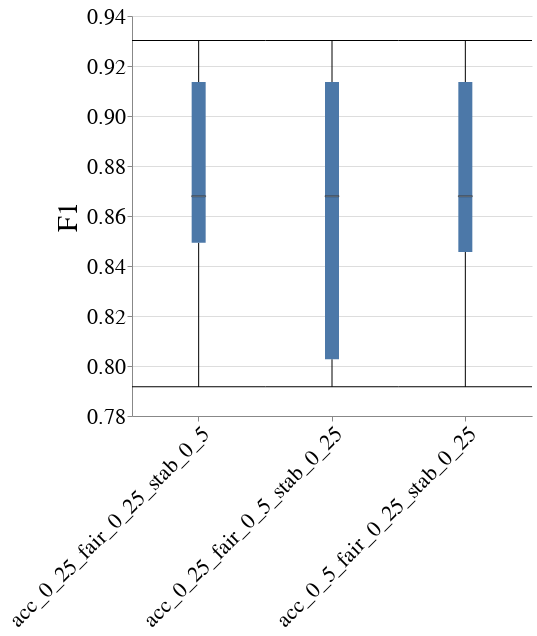

The code cell stored with this chart in its notebook:
### Code cell
create_box_plot_per_dataset_and_case_study(to_plot=best_lp_metrics_per_exp_config_df,
                                           exp_name=EXP_NAME,
                                           dataset_name=DATASET_NAME,
                                           case_study_name=CASE_STUDY_NAME,
                                           metric_name="F1")

### Figure 1 — Vega-Lite specification as saved in the notebook (floating-point values rounded to 4 significant figures)
{"config": {"view": {"continuousWidth": 400, "continuousHeight": 300, "stroke": null}, "axis": {"labelFontSize": 22, "labelFontWeight": "normal", "titleFontSize": 28, "titleFontWeight": "normal"}, "title": {"fontSize": 28}}, "data": {"name": "data-65ed2debe676cf6a13aef98f02efeadf"}, "mark": {"type": "boxplot", "median": {"stroke": "black", "strokeWidth": 0.7}, "ticks": true}, "encoding": {"x": {"axis": {"labelAngle": -45, "labelLimit": 500}, "field": "exp_config_name", "title": null, "type": "nominal"}, "y": {"field": "overall", "scale": {"zero": false}, "title": "F1", "type": "quantitative"}}, "height": 400, "width": 400, "$schema": "https://vega.github.io/schema/vega-lite/v4.17.0.json", "datasets": {"data-65ed2debe676cf6a13aef98f02efeadf": [{"exp_config_name": "acc_0_25_fair_0_25_stab_0_5", "logical_pipeline_uuid": "Tm9uZSZOT19GQUlSTkVTU19JTlRFUlZFTlRJT04mcmZfY2xm", "physical_pipeline_uuid": "0af052be-e301-4cb4-ac9b-337de0d1b9d3", "run_num": 2, "compound_pp_quality": 0.887, "metric": "F1", "model_name": "rf_clf", "runtime_in_mins": 0.1258, "dataset_name": "diabetes", "logical_pipeline_name": "None&NO_FAIRNESS_INTERVENTION&rf_clf", "null_imputer_name": "None", "fairness_intervention_name": "NO_FAIRNESS_INTERVENTION", "Gender_dis": 0.8986, "Gender_priv": 0.8444, "overall": 0.8679}, {"exp_config_name": "acc_0_25_fair_0_25_stab_0_5", "logical_pipeline_uuid": "Tm9uZSZOT19GQUlSTkVTU19JTlRFUlZFTlRJT04mcmZfY2xm", "physical_pipeline_uuid": "293dd32b-86a1-4236-9557-af6b45f8c0e2", "run_num": 3, "compound_pp_quality": 0.8664, "metric": "F1", "model_name": "rf_clf", "runtime_in_mins": 0.3165, "dataset_name": "diabetes", "logical_pipeline_name": "None&NO_FAIRNESS_INTERVENTION&rf_clf", "null_imputer_name": "None", "fairness_intervention_name": "NO_FAIRNESS_INTERVENTION", "Gender_dis": 0.9655, "Gender_priv": 0.7727, "overall": 0.8493}, {"exp_config_name": "acc_0_25_fair_0_25_stab_0_5", "logical_pipeline_uuid": "Tm9uZSZOT19GQUlSTkVTU19JTlRFUlZFTlRJT04mcmZfY2xm", "physical_pipeline_uuid": "973deaab-aa47-4998-b7b8-5ea0e4315e41", "run_num": 4, "compound_pp_quality": 0.819, "metric": "F1", "model_name": "rf_clf", "runtime_in_mins": 0.1374, "dataset_name": "diabetes", "logical_pipeline_name": "None&NO_FAIRNESS_INTERVENTION&rf_clf", "null_imputer_name": "None", "fairness_intervention_name": "NO_FAIRNESS_INTERVENTION", "Gender_dis": 0.9394, "Gender_priv": 0.6667, "overall": 0.7917}, {"exp_config_name": "acc_0_25_fair_0_25_stab_0_5", "logical_pipeline_uuid": "Tm9uZSZOT19GQUlSTkVTU19JTlRFUlZFTlRJT04mcmZfY2xm", "physical_pipeline_uuid": "b05dbc5d-e0df-4b4f-b561-898ff2b2446e", "run_num": 1, "compound_pp_quality": 0.9344, "metric": "F1", "model_name": "rf_clf", "runtime_in_mins": 0.1918, "dataset_name": "diabetes", "logical_pipeline_name": "None&NO_FAIRNESS_INTERVENTION&rf_clf", "null_imputer_name": "None", "fairness_intervention_name": "NO_FAIRNESS_INTERVENTION", "Gender_dis": 0.9577, "Gender_priv": 0.9109, "overall": 0.9302}, {"exp_config_name": "acc_0_25_fair_0_25_stab_0_5", "logical_pipeline_uuid": "Tm9uZSZOT19GQUlSTkVTU19JTlRFUlZFTlRJT04mcmZfY2xm", "physical_pipeline_uuid": "d44b9459-51ee-4697-9434-67a3bd2c8ab1", "run_num": 5, "compound_pp_quality": 0.9184, "metric": "F1", "model_name": "rf_clf", "runtime_in_mins": 0.3326, "dataset_name": "diabetes", "logical_pipeline_name": "None&NO_FAIRNESS_INTERVENTION&rf_clf", "null_imputer_name": "None", "fairness_intervention_name": "NO_FAIRNESS_INTERVENTION", "Gender_dis": 0.9067, "Gender_priv": 0.9195, "overall": 0.9136}, {"exp_config_name": "acc_0_25_fair_0_5_stab_0_25", "logical_pipeline_uuid": "Tm9uZSZOT19GQUlSTkVTU19JTlRFUlZFTlRJT04mcmZfY2xm", "physical_pipeline_uuid": "b764b006-42ca-4e75-afa8-38af639ce36b", "run_num": 3, "compound_pp_quality": 0.7897, "metric": "F1", "model_name": "rf_clf", "runtime_in_mins": 0.1479, "dataset_name": "diabetes", "logical_pipeline_name": "None&NO_FAIRNESS_INTERVENTION&rf_clf", "null_imputer_name": "None", "fairness_intervention_name": "NO_FAIRNESS_INTERVENTION", "Gender_dis": 0.918, "Gender_priv": 0.7209, "overall": 0.8027}, {"exp_config_name": "acc_0_25_fair_0_5_stab_0_25", "logical_pipeline_uuid": "Tm9uZSZOT19GQUlSTkVTU19JTlRFUlZFTlRJT04mcmZfY2xm", "physical_pipeline_uuid": "c38018a2-ec19-4f5e-8e3f-d85916077810", "run_num": 5, "compound_pp_quality": 0.9484, "metric": "F1", "model_name": "rf_clf", "runtime_in_mins": 0.3668, "dataset_name": "diabetes", "logical_pipeline_name": "None&NO_FAIRNESS_INTERVENTION&rf_clf", "null_imputer_name": "None", "fairness_intervention_name": "NO_FAIRNESS_INTERVENTION", "Gender_dis": 0.9067, "Gender_priv": 0.9195, "overall": 0.9136}, {"exp_config_name": "acc_0_25_fair_0_5_stab_0_25", "logical_pipeline_uuid": "Tm9uZSZOT19GQUlSTkVTU19JTlRFUlZFTlRJT04mcmZfY2xm", "physical_pipeline_uuid": "c9bc2d36-92ee-4154-b828-d419168b3c0f", "run_num": 1, "compound_pp_quality": 0.936, "metric": "F1", "model_name": "rf_clf", "runtime_in_mins": 0.1853, "dataset_name": "diabetes", "logical_pipeline_name": "None&NO_FAIRNESS_INTERVENTION&rf_clf", "null_imputer_name": "None", "fairness_intervention_name": "NO_FAIRNESS_INTERVENTION", "Gender_dis": 0.9577, "Gender_priv": 0.9109, "overall": 0.9302}, {"exp_config_name": "acc_0_25_fair_0_5_stab_0_25", "logical_pipeline_uuid": "Tm9uZSZOT19GQUlSTkVTU19JTlRFUlZFTlRJT04mcmZfY2xm", "physical_pipeline_uuid": "e9f0c700-aa21-4bc1-afcf-94121287788c", "run_num": 2, "compound_pp_quality": 0.8779, "metric": "F1", "model_name": "rf_clf", "runtime_in_mins": 0.1357, "dataset_name": "diabetes", "logical_pipeline_name": "None&NO_FAIRNESS_INTERVENTION&rf_clf", "null_imputer_name": "None", "fairness_intervention_name": "NO_FAIRNESS_INTERVENTION", "Gender_dis": 0.8986, "Gender_priv": 0.8444, "overall": 0.8679}, {"exp_config_name": "acc_0_25_fair_0_5_stab_0_25", "logical_pipeline_uuid": "Tm9uZSZOT19GQUlSTkVTU19JTlRFUlZFTlRJT04mcmZfY2xm", "physical_pipeline_uuid": "f5acff80-6156-432f-abef-f2cd7e78f467", "run_num": 4, "compound_pp_quality": 0.7588, "metric": "F1", "model_name": "rf_clf", "runtime_in_mins": 0.1406, "dataset_name": "diabetes", "logical_pipeline_name": "None&NO_FAIRNESS_INTERVENTION&rf_clf", "null_imputer_name": "None", "fairness_intervention_name": "NO_FAIRNESS_INTERVENTION", "Gender_dis": 0.9394, "Gender_priv": 0.6667, "overall": 0.7917}, {"exp_config_name": "acc_0_5_fair_0_25_stab_0_25", "logical_pipeline_uuid": "Tm9uZSZOT19GQUlSTkVTU19JTlRFUlZFTlRJT04mcmZfY2xm", "physical_pipeline_uuid": "44c8dbb4-2f98-497d-af97-1af370628571", "run_num": 1, "compound_pp_quality": 0.9335, "metric": "F1", "model_name": "rf_clf", "runtime_in_mins": 0.2291, "dataset_name": "diabetes", "logical_pipeline_name": "None&NO_FAIRNESS_INTERVENTION&rf_clf", "null_imputer_name": "None", "fairness_intervention_name": "NO_FAIRNESS_INTERVENTION", "Gender_dis": 0.9577, "Gender_priv": 0.9109, "overall": 0.9302}, {"exp_config_name": "acc_0_5_fair_0_25_stab_0_25", "logical_pipeline_uuid": "Tm9uZSZOT19GQUlSTkVTU19JTlRFUlZFTlRJT04mcmZfY2xm", "physical_pipeline_uuid": "5f8f4abb-a214-412a-a984-76965622d50c", "run_num": 3, "compound_pp_quality": 0.8378, "metric": "F1", "model_name": "rf_clf", "runtime_in_mins": 0.1956, "dataset_name": "diabetes", "logical_pipeline_name": "None&NO_FAIRNESS_INTERVENTION&rf_clf", "null_imputer_name": "None", "fairness_intervention_name": "NO_FAIRNESS_INTERVENTION", "Gender_dis": 0.9508, "Gender_priv": 0.7727, "overall": 0.8456}, {"exp_config_name": "acc_0_5_fair_0_25_stab_0_25", "logical_pipeline_uuid": "Tm9uZSZOT19GQUlSTkVTU19JTlRFUlZFTlRJT04mcmZfY2xm", "physical_pipeline_uuid": "bea91e37-b083-42a7-9c83-17b7fe1705cd", "run_num": 5, "compound_pp_quality": 0.9268, "metric": "F1", "model_name": "rf_clf", "runtime_in_mins": 0.4523, "dataset_name": "diabetes", "logical_pipeline_name": "None&NO_FAIRNESS_INTERVENTION&rf_clf", "null_imputer_name": "None", "fairness_intervention_name": "NO_FAIRNESS_INTERVENTION", "Gender_dis": 0.9067, "Gender_priv": 0.9195, "overall": 0.9136}, {"exp_config_name": "acc_0_5_fair_0_25_stab_0_25", "logical_pipeline_uuid": "Tm9uZSZOT19GQUlSTkVTU19JTlRFUlZFTlRJT04mcmZfY2xm", "physical_pipeline_uuid": "d8beafb1-af8e-46e9-b164-c2c3ee8551df", "run_num": 4, "compound_pp_quality": 0.7898, "metric": "F1", "model_name": "rf_clf", "runtime_in_mins": 0.1333, "dataset_name": "diabetes", "logical_pipeline_name": "None&NO_FAIRNESS_INTERVENTION&rf_clf", "null_imputer_name": "None", "fairness_intervention_name": "NO_FAIRNESS_INTERVENTION", "Gender_dis": 0.9394, "Gender_priv": 0.6667, "overall": 0.7917}, {"exp_config_name": "acc_0_5_fair_0_25_stab_0_25", "logical_pipeline_uuid": "Tm9uZSZOT19GQUlSTkVTU19JTlRFUlZFTlRJT04mcmZfY2xm", "physical_pipeline_uuid": "fc4b445d-65fe-4d02-ba04-7ec02d598577", "run_num": 2, "compound_pp_quality": 0.8776, "metric": "F1", "model_name": "rf_clf", "runtime_in_mins": 0.1265, "dataset_name": "diabetes", "logical_pipeline_name": "None&NO_FAIRNESS_INTERVENTION&rf_clf", "null_imputer_name": "None", "fairness_intervention_name": "NO_FAIRNESS_INTERVENTION", "Gender_dis": 0.8986, "Gender_priv": 0.8444, "overall": 0.8679}]}}
